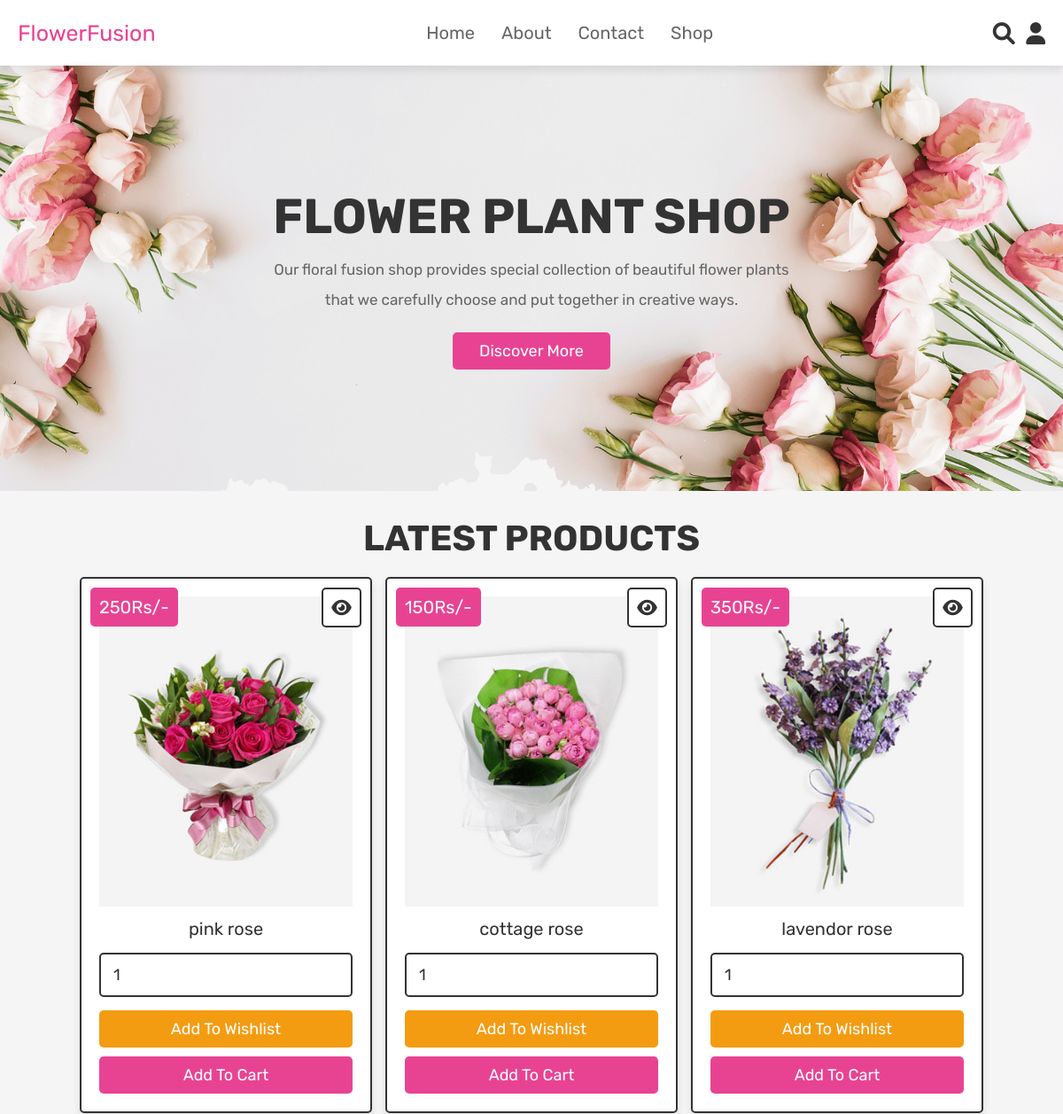
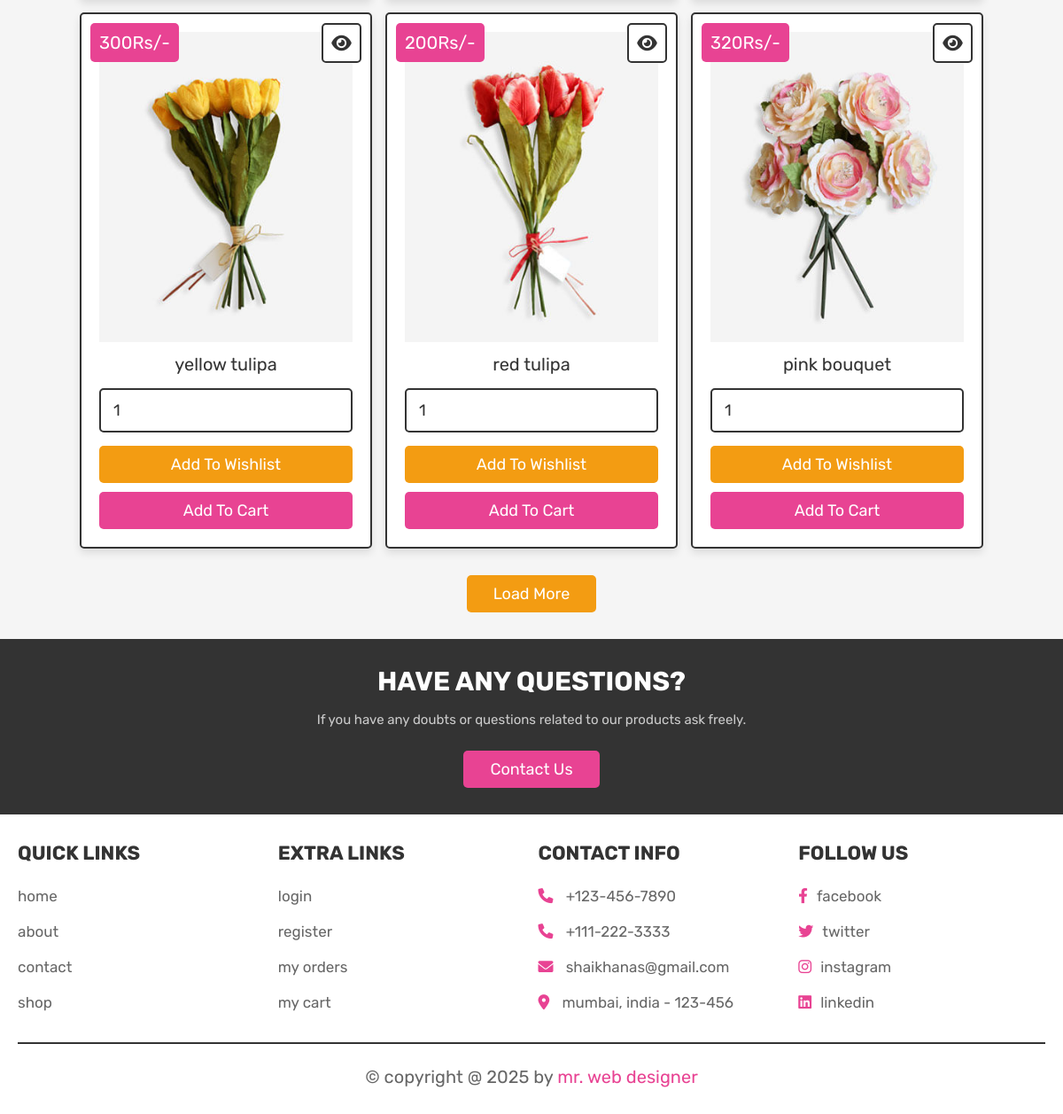
The app's page /home.php with its own data (2 pictures, top to bottom).
### tables this page shows
CREATE TABLE `products` (
  `id` int(100) NOT NULL,
  `name` varchar(100) NOT NULL,
  `details` varchar(500) NOT NULL,
  `price` int(100) NOT NULL,
  `image` varchar(100) NOT NULL
);

### home.php (the view, shortened to what this page needs)
<?php
@include 'config.php';
?>
<!DOCTYPE html>
<html lang="en">
<head>
   <link rel="stylesheet" href="https://cdnjs.cloudflare.com/ajax/libs/font-awesome/6.0.0/css/all.min.css">
   <link rel="stylesheet" href="css/style.css">
</head>
<body>
<?php @include 'header.php'; ?>
<section class="home">
   <div class="content">
      <h3>Flower Plant Shop</h3>
      <p>Our floral fusion shop provides special collection of beautiful flower plants that we carefully choose and put together in creative ways.</p>
      <a href="about.php" class="btn">discover more</a>
   </div>
</section>
<section class="products">
   <h1 class="title">latest products</h1>
   <div class="box-container">
      <?php
         $select_products = mysqli_query($conn, "SELECT * FROM `products` LIMIT 6") or die('query failed');
         if(mysqli_num_rows($select_products) > 0){
            while($fetch_products = mysqli_fetch_assoc($select_products)){
      ?>
      <form action="" method="POST" class="box">
         <a href="view_page.php?pid=<?php echo $fetch_products['id']; ?>" class="fas fa-eye"></a>
         <div class="price"><?php echo $fetch_products['price']; ?>Rs/-</div>
         <img class="image" src="uploaded_img/<?php echo $fetch_products['image']; ?>" alt="">
         <div class="name"><?php echo $fetch_products['name']; ?></div>
         <input type="number" name="product_quantity" value="1" min="0" class="qty">
         <input type="submit" value="add to wishlist" name="add_to_wishlist" class="option-btn">
         <input type="submit" value="add to cart" name="add_to_cart" class="btn">
      </form>
      <?php
         }
      }else{
         echo '<p class="empty">no products added yet!</p>';
      }
      ?>
   </div>
   <div class="more-btn">
      <a href="shop.php" class="option-btn">load more</a>
   </div>
</section>
<section class="home-contact">
   <div class="content">
      <h3>have any questions?</h3>
      <p>If you have any doubts or questions related to our products ask freely.</p>
      <a href="contact.php" class="btn">contact us</a>
   </div>
</section>
<?php @include 'footer.php'; ?>
</body>
</html>

### header.php (shortened to what this page needs)
<header class="header">
    <div class="flex">
        <a href="home.php" class="logo">FlowerFusion</a>
        <nav class="navbar">
            <ul>
                <li><a href="home.php">home</a></li>
                <li><a href="about.php">about</a></li>
                <li><a href="contact.php">contact</a></li>
                <li><a href="shop.php">shop</a></li>
            </ul>
        </nav>
        <div class="icons">
            <a href="search_page.php" class="fas fa-search"></a>
            <div id="user-btn" class="fas fa-user"></div>
        </div>
    </div>
</header>

### footer.php
<section class="footer">
    <div class="box-container">
        <div class="box">
            <h3>quick links</h3>
            <a href="home.php">home</a>
            <a href="about.php">about</a>
            <a href="contact.php">contact</a>
            <a href="shop.php">shop</a>
        </div>
        <div class="box">
            <h3>extra links</h3>
            <a href="login.php">login</a>
            <a href="register.php">register</a>
            <a href="orders.php">my orders</a>
            <a href="cart.php">my cart</a>
        </div>
        <div class="box">
            <h3>contact info</h3>
            <p> <i class="fas fa-phone"></i> +123-456-7890 </p>
            <p> <i class="fas fa-phone"></i> +111-222-3333 </p>
            <p> <i class="fas fa-envelope"></i> shaikhanas@gmail.com </p>
            <p> <i class="fas fa-map-marker-alt"></i> mumbai, india - 123-456 </p>
        </div>
        <div class="box">
            <h3>follow us</h3>
            <a href="#"><i class="fab fa-facebook-f"></i>facebook</a>
            <a href="#"><i class="fab fa-twitter"></i>twitter</a>
            <a href="#"><i class="fab fa-instagram"></i>instagram</a>
            <a href="#"><i class="fab fa-linkedin"></i>linkedin</a>
        </div>
    </div>
    <div class="credit">&copy; copyright @ <?php echo date('Y'); ?> by <span>mr. web designer</span> </div>
</section>

### records on screen
products: price "250", image (picture), name "pink rose"
products: price "150", image (picture), name "cottage rose"
products: price "350", image (picture), name "lavendor rose"
products: price "300", image (picture), name "yellow tulipa"
products: price "200", image (picture), name "red tulipa"
products: price "320", image (picture), name "pink bouquet"
